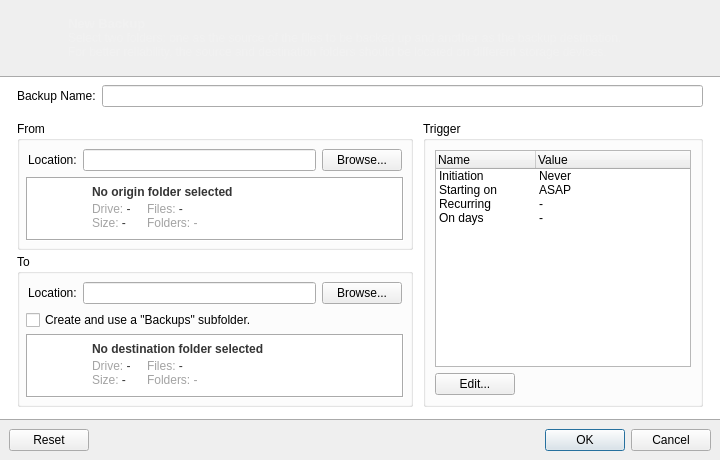
<?xml version="1.0" encoding="UTF-8"?>
<ui version="4.0">
 <class>BackupRegistrar</class>
 <widget class="QMainWindow" name="BackupRegistrar">
  <property name="windowModality">
   <enum>Qt::ApplicationModal</enum>
  </property>
  <property name="geometry">
   <rect>
    <x>0</x>
    <y>0</y>
    <width>720</width>
    <height>460</height>
   </rect>
  </property>
  <property name="minimumSize">
   <size>
    <width>720</width>
    <height>460</height>
   </size>
  </property>
  <property name="maximumSize">
   <size>
    <width>1024</width>
    <height>520</height>
   </size>
  </property>
  <property name="windowTitle">
   <string>Backup Setup</string>
  </property>
  <property name="windowIcon">
   <iconset resource="assets.qrc">
    <normaloff>:/sources/Identity/logo-simplified.ico</normaloff>:/sources/Identity/logo-simplified.ico</iconset>
  </property>
  <property name="autoFillBackground">
   <bool>false</bool>
  </property>
  <widget class="QWidget" name="Content">
   <property name="autoFillBackground">
    <bool>false</bool>
   </property>
   <layout class="QVBoxLayout" name="verticalLayout">
    <property name="spacing">
     <number>0</number>
    </property>
    <property name="leftMargin">
     <number>0</number>
    </property>
    <property name="topMargin">
     <number>0</number>
    </property>
    <property name="rightMargin">
     <number>0</number>
    </property>
    <property name="bottomMargin">
     <number>0</number>
    </property>
    <item alignment="Qt::AlignTop">
     <widget class="QWidget" name="TopBar" native="true">
      <property name="sizePolicy">
       <sizepolicy hsizetype="Preferred" vsizetype="Minimum">
        <horstretch>0</horstretch>
        <verstretch>0</verstretch>
       </sizepolicy>
      </property>
      <property name="minimumSize">
       <size>
        <width>0</width>
        <height>76</height>
       </size>
      </property>
      <property name="maximumSize">
       <size>
        <width>16777215</width>
        <height>76</height>
       </size>
      </property>
      <property name="autoFillBackground">
       <bool>false</bool>
      </property>
      <property name="styleSheet">
       <string notr="true">background: qlineargradient(
    x1: 0, y1: 0, 
    x2: 0, y2: 1, 
    stop: 0 rgb(50, 97, 127)
 	stop: 0.2 rgb(61, 117, 154),
    stop: 1 rgb(61, 117, 154)
);
</string>
      </property>
      <layout class="QHBoxLayout" name="horizontalLayout_3">
       <property name="spacing">
        <number>8</number>
       </property>
       <property name="leftMargin">
        <number>12</number>
       </property>
       <property name="topMargin">
        <number>4</number>
       </property>
       <property name="rightMargin">
        <number>12</number>
       </property>
       <property name="bottomMargin">
        <number>4</number>
       </property>
       <item>
        <widget class="QLabel" name="app_logo">
         <property name="sizePolicy">
          <sizepolicy hsizetype="Fixed" vsizetype="Fixed">
           <horstretch>0</horstretch>
           <verstretch>0</verstretch>
          </sizepolicy>
         </property>
         <property name="minimumSize">
          <size>
           <width>36</width>
           <height>36</height>
          </size>
         </property>
         <property name="maximumSize">
          <size>
           <width>48</width>
           <height>48</height>
          </size>
         </property>
         <property name="baseSize">
          <size>
           <width>64</width>
           <height>64</height>
          </size>
         </property>
         <property name="contextMenuPolicy">
          <enum>Qt::DefaultContextMenu</enum>
         </property>
         <property name="autoFillBackground">
          <bool>false</bool>
         </property>
         <property name="styleSheet">
          <string notr="true">background: transparent;</string>
         </property>
         <property name="text">
          <string/>
         </property>
         <property name="pixmap">
          <pixmap resource="assets.qrc">:/sources/Icons/Folders/FolderSearch.ico</pixmap>
         </property>
         <property name="scaledContents">
          <bool>true</bool>
         </property>
         <property name="textInteractionFlags">
          <set>Qt::NoTextInteraction</set>
         </property>
        </widget>
       </item>
       <item>
        <widget class="QLabel" name="header_tip_text">
         <property name="sizePolicy">
          <sizepolicy hsizetype="Preferred" vsizetype="Preferred">
           <horstretch>0</horstretch>
           <verstretch>0</verstretch>
          </sizepolicy>
         </property>
         <property name="contextMenuPolicy">
          <enum>Qt::ActionsContextMenu</enum>
         </property>
         <property name="styleSheet">
          <string notr="true">color: rgb(241, 241, 241);
background: transparent;</string>
         </property>
         <property name="text">
          <string>&lt;html&gt;&lt;head/&gt;&lt;body&gt;&lt;p&gt;&lt;span style=&quot; font-size:10pt; font-weight:600;&quot;&gt;New Backup&lt;/span&gt;&lt;br/&gt;&lt;span style=&quot; font-size:9pt;&quot;&gt;Select two folders: one as the source of the files to be backed up and another as the backup destination.&lt;br/&gt;For better reliability, the source and destination folders should be located on different storage devices.&lt;/span&gt;&lt;/p&gt;&lt;/body&gt;&lt;/html&gt;</string>
         </property>
         <property name="textFormat">
          <enum>Qt::RichText</enum>
         </property>
         <property name="alignment">
          <set>Qt::AlignLeading|Qt::AlignLeft|Qt::AlignVCenter</set>
         </property>
         <property name="wordWrap">
          <bool>true</bool>
         </property>
        </widget>
       </item>
      </layout>
     </widget>
    </item>
    <item>
     <widget class="QWidget" name="MainContent" native="true">
      <property name="sizePolicy">
       <sizepolicy hsizetype="Preferred" vsizetype="Expanding">
        <horstretch>0</horstretch>
        <verstretch>0</verstretch>
       </sizepolicy>
      </property>
      <property name="styleSheet">
       <string notr="true">#MainContent {
	background-color: rgb(255, 255, 255);
    border-top: 1px solid rgb(170, 170, 170);
    border-bottom: 1px solid rgb(170, 170, 170);
    border-left: none;
    border-right: none;
}

</string>
      </property>
      <layout class="QVBoxLayout" name="verticalLayout_2">
       <property name="spacing">
        <number>0</number>
       </property>
       <property name="leftMargin">
        <number>8</number>
       </property>
       <property name="topMargin">
        <number>4</number>
       </property>
       <property name="rightMargin">
        <number>8</number>
       </property>
       <property name="bottomMargin">
        <number>0</number>
       </property>
       <item>
        <widget class="QWidget" name="FriendlyNameGroup" native="true">
         <property name="sizePolicy">
          <sizepolicy hsizetype="Preferred" vsizetype="Maximum">
           <horstretch>0</horstretch>
           <verstretch>0</verstretch>
          </sizepolicy>
         </property>
         <layout class="QHBoxLayout" name="horizontalLayout_15">
          <property name="leftMargin">
           <number>9</number>
          </property>
          <property name="topMargin">
           <number>2</number>
          </property>
          <property name="rightMargin">
           <number>9</number>
          </property>
          <property name="bottomMargin">
           <number>2</number>
          </property>
          <item>
           <widget class="QLabel" name="friendlyNameLabel">
            <property name="minimumSize">
             <size>
              <width>0</width>
              <height>0</height>
             </size>
            </property>
            <property name="text">
             <string>Backup Name:</string>
            </property>
           </widget>
          </item>
          <item>
           <widget class="QLineEdit" name="friendlyNameInput">
            <property name="placeholderText">
             <string/>
            </property>
            <property name="clearButtonEnabled">
             <bool>true</bool>
            </property>
           </widget>
          </item>
         </layout>
        </widget>
       </item>
       <item>
        <widget class="QWidget" name="MainHolder" native="true">
         <property name="sizePolicy">
          <sizepolicy hsizetype="Preferred" vsizetype="Maximum">
           <horstretch>0</horstretch>
           <verstretch>0</verstretch>
          </sizepolicy>
         </property>
         <layout class="QHBoxLayout" name="horizontalLayout">
          <item>
           <widget class="QWidget" name="SourcesGroup" native="true">
            <property name="sizePolicy">
             <sizepolicy hsizetype="Expanding" vsizetype="Preferred">
              <horstretch>0</horstretch>
              <verstretch>0</verstretch>
             </sizepolicy>
            </property>
            <layout class="QVBoxLayout" name="verticalLayout_11">
             <property name="spacing">
              <number>4</number>
             </property>
             <property name="leftMargin">
              <number>0</number>
             </property>
             <property name="topMargin">
              <number>0</number>
             </property>
             <property name="rightMargin">
              <number>4</number>
             </property>
             <property name="bottomMargin">
              <number>0</number>
             </property>
             <item alignment="Qt::AlignTop">
              <widget class="QGroupBox" name="FromGroup">
               <property name="sizePolicy">
                <sizepolicy hsizetype="Preferred" vsizetype="Maximum">
                 <horstretch>0</horstretch>
                 <verstretch>0</verstretch>
                </sizepolicy>
               </property>
               <property name="styleSheet">
                <string notr="true"/>
               </property>
               <property name="title">
                <string>From</string>
               </property>
               <property name="flat">
                <bool>false</bool>
               </property>
               <property name="checkable">
                <bool>false</bool>
               </property>
               <layout class="QVBoxLayout" name="verticalLayout_12">
                <property name="spacing">
                 <number>4</number>
                </property>
                <property name="leftMargin">
                 <number>6</number>
                </property>
                <property name="topMargin">
                 <number>6</number>
                </property>
                <property name="rightMargin">
                 <number>6</number>
                </property>
                <property name="bottomMargin">
                 <number>6</number>
                </property>
                <item>
                 <widget class="QWidget" name="fromFolderLocationWidget" native="true">
                  <property name="sizePolicy">
                   <sizepolicy hsizetype="Preferred" vsizetype="Maximum">
                    <horstretch>0</horstretch>
                    <verstretch>0</verstretch>
                   </sizepolicy>
                  </property>
                  <layout class="QHBoxLayout" name="horizontalLayout_11">
                   <property name="leftMargin">
                    <number>2</number>
                   </property>
                   <property name="topMargin">
                    <number>2</number>
                   </property>
                   <property name="rightMargin">
                    <number>2</number>
                   </property>
                   <property name="bottomMargin">
                    <number>2</number>
                   </property>
                   <item>
                    <widget class="QLabel" name="fromFolderLocationText">
                     <property name="minimumSize">
                      <size>
                       <width>0</width>
                       <height>0</height>
                      </size>
                     </property>
                     <property name="text">
                      <string>Location:</string>
                     </property>
                    </widget>
                   </item>
                   <item>
                    <widget class="QLineEdit" name="fromFolderLocationInput">
                     <property name="clearButtonEnabled">
                      <bool>false</bool>
                     </property>
                    </widget>
                   </item>
                   <item>
                    <widget class="QPushButton" name="fromFolderLocationFileBrowser">
                     <property name="text">
                      <string>Browse...</string>
                     </property>
                     <property name="icon">
                      <iconset resource="assets.qrc">
                       <normaloff>:/sources/Icons/Folders/FolderSearch.ico</normaloff>:/sources/Icons/Folders/FolderSearch.ico</iconset>
                     </property>
                     <property name="flat">
                      <bool>false</bool>
                     </property>
                    </widget>
                   </item>
                  </layout>
                 </widget>
                </item>
                <item>
                 <widget class="QFrame" name="fromFolderInfo">
                  <property name="sizePolicy">
                   <sizepolicy hsizetype="Preferred" vsizetype="Minimum">
                    <horstretch>0</horstretch>
                    <verstretch>0</verstretch>
                   </sizepolicy>
                  </property>
                  <property name="minimumSize">
                   <size>
                    <width>0</width>
                    <height>64</height>
                   </size>
                  </property>
                  <property name="maximumSize">
                   <size>
                    <width>16777215</width>
                    <height>64</height>
                   </size>
                  </property>
                  <property name="autoFillBackground">
                   <bool>false</bool>
                  </property>
                  <property name="styleSheet">
                   <string notr="true">background-color:rgb(255, 255, 255)</string>
                  </property>
                  <property name="frameShape">
                   <enum>QFrame::Box</enum>
                  </property>
                  <property name="frameShadow">
                   <enum>QFrame::Sunken</enum>
                  </property>
                  <layout class="QHBoxLayout" name="horizontalLayout_12">
                   <property name="spacing">
                    <number>8</number>
                   </property>
                   <property name="leftMargin">
                    <number>8</number>
                   </property>
                   <property name="topMargin">
                    <number>4</number>
                   </property>
                   <property name="rightMargin">
                    <number>8</number>
                   </property>
                   <property name="bottomMargin">
                    <number>4</number>
                   </property>
                   <item>
                    <widget class="QLabel" name="fromFolderIcon">
                     <property name="sizePolicy">
                      <sizepolicy hsizetype="Fixed" vsizetype="Fixed">
                       <horstretch>0</horstretch>
                       <verstretch>0</verstretch>
                      </sizepolicy>
                     </property>
                     <property name="minimumSize">
                      <size>
                       <width>48</width>
                       <height>48</height>
                      </size>
                     </property>
                     <property name="maximumSize">
                      <size>
                       <width>48</width>
                       <height>48</height>
                      </size>
                     </property>
                     <property name="baseSize">
                      <size>
                       <width>32</width>
                       <height>32</height>
                      </size>
                     </property>
                     <property name="contextMenuPolicy">
                      <enum>Qt::DefaultContextMenu</enum>
                     </property>
                     <property name="autoFillBackground">
                      <bool>false</bool>
                     </property>
                     <property name="styleSheet">
                      <string notr="true">background: transparent;</string>
                     </property>
                     <property name="text">
                      <string/>
                     </property>
                     <property name="pixmap">
                      <pixmap resource="assets.qrc">:/sources/Icons/Folders/linked.ico</pixmap>
                     </property>
                     <property name="scaledContents">
                      <bool>true</bool>
                     </property>
                     <property name="textInteractionFlags">
                      <set>Qt::NoTextInteraction</set>
                     </property>
                    </widget>
                   </item>
                   <item>
                    <layout class="QGridLayout" name="fromFolderInsightsGrid">
                     <property name="topMargin">
                      <number>2</number>
                     </property>
                     <property name="bottomMargin">
                      <number>2</number>
                     </property>
                     <property name="horizontalSpacing">
                      <number>16</number>
                     </property>
                     <property name="verticalSpacing">
                      <number>0</number>
                     </property>
                     <item row="1" column="1">
                      <widget class="QLabel" name="fromFolderInsightsCounter">
                       <property name="sizePolicy">
                        <sizepolicy hsizetype="Preferred" vsizetype="Preferred">
                         <horstretch>0</horstretch>
                         <verstretch>0</verstretch>
                        </sizepolicy>
                       </property>
                       <property name="contextMenuPolicy">
                        <enum>Qt::ActionsContextMenu</enum>
                       </property>
                       <property name="styleSheet">
                        <string notr="true">color: rgb(53, 53, 53);
background: transparent;</string>
                       </property>
                       <property name="text">
                        <string>&lt;html&gt;&lt;head/&gt;&lt;body&gt;&lt;p&gt;&lt;span style=&quot; color:#a3a3a3;&quot;&gt;Files:&lt;/span&gt; -&lt;span style=&quot; color:#a3a3a3;&quot;&gt;&lt;br/&gt;Folders: -&lt;/span&gt;&lt;/p&gt;&lt;/body&gt;&lt;/html&gt;</string>
                       </property>
                       <property name="textFormat">
                        <enum>Qt::RichText</enum>
                       </property>
                      </widget>
                     </item>
                     <item row="1" column="0">
                      <widget class="QLabel" name="fromFolderInsightsInfo">
                       <property name="sizePolicy">
                        <sizepolicy hsizetype="Maximum" vsizetype="Preferred">
                         <horstretch>0</horstretch>
                         <verstretch>0</verstretch>
                        </sizepolicy>
                       </property>
                       <property name="contextMenuPolicy">
                        <enum>Qt::ActionsContextMenu</enum>
                       </property>
                       <property name="styleSheet">
                        <string notr="true">color: rgb(53, 53, 53);
background: transparent;</string>
                       </property>
                       <property name="text">
                        <string>&lt;html&gt;&lt;head/&gt;&lt;body&gt;&lt;p&gt;&lt;span style=&quot; color:#a5a5a5;&quot;&gt;Drive:&lt;/span&gt; -&lt;br/&gt;&lt;span style=&quot; color:#a3a3a3;&quot;&gt;Size:&lt;/span&gt; -&lt;/p&gt;&lt;/body&gt;&lt;/html&gt;</string>
                       </property>
                       <property name="textFormat">
                        <enum>Qt::RichText</enum>
                       </property>
                      </widget>
                     </item>
                     <item row="0" column="0" colspan="2">
                      <widget class="QLabel" name="fromFolderInsightsName">
                       <property name="sizePolicy">
                        <sizepolicy hsizetype="Preferred" vsizetype="Maximum">
                         <horstretch>0</horstretch>
                         <verstretch>0</verstretch>
                        </sizepolicy>
                       </property>
                       <property name="contextMenuPolicy">
                        <enum>Qt::ActionsContextMenu</enum>
                       </property>
                       <property name="styleSheet">
                        <string notr="true">color: rgb(53, 53, 53);
background: transparent;</string>
                       </property>
                       <property name="text">
                        <string>&lt;html&gt;&lt;head/&gt;&lt;body&gt;&lt;p&gt;&lt;span style=&quot; font-weight:600;&quot;&gt;No origin folder selected&lt;/span&gt;&lt;/p&gt;&lt;/body&gt;&lt;/html&gt;</string>
                       </property>
                       <property name="textFormat">
                        <enum>Qt::RichText</enum>
                       </property>
                      </widget>
                     </item>
                    </layout>
                   </item>
                  </layout>
                 </widget>
                </item>
               </layout>
              </widget>
             </item>
             <item alignment="Qt::AlignTop">
              <widget class="QGroupBox" name="ToGroup">
               <property name="sizePolicy">
                <sizepolicy hsizetype="Preferred" vsizetype="Maximum">
                 <horstretch>0</horstretch>
                 <verstretch>0</verstretch>
                </sizepolicy>
               </property>
               <property name="styleSheet">
                <string notr="true"/>
               </property>
               <property name="title">
                <string>To</string>
               </property>
               <property name="flat">
                <bool>false</bool>
               </property>
               <property name="checkable">
                <bool>false</bool>
               </property>
               <layout class="QVBoxLayout" name="verticalLayout_13">
                <property name="spacing">
                 <number>4</number>
                </property>
                <property name="leftMargin">
                 <number>6</number>
                </property>
                <property name="topMargin">
                 <number>6</number>
                </property>
                <property name="rightMargin">
                 <number>6</number>
                </property>
                <property name="bottomMargin">
                 <number>6</number>
                </property>
                <item>
                 <widget class="QWidget" name="toFolderLocationWidget" native="true">
                  <property name="sizePolicy">
                   <sizepolicy hsizetype="Preferred" vsizetype="Maximum">
                    <horstretch>0</horstretch>
                    <verstretch>0</verstretch>
                   </sizepolicy>
                  </property>
                  <layout class="QHBoxLayout" name="horizontalLayout_13">
                   <property name="leftMargin">
                    <number>2</number>
                   </property>
                   <property name="topMargin">
                    <number>2</number>
                   </property>
                   <property name="rightMargin">
                    <number>2</number>
                   </property>
                   <property name="bottomMargin">
                    <number>2</number>
                   </property>
                   <item>
                    <widget class="QLabel" name="toFolderLocationText">
                     <property name="minimumSize">
                      <size>
                       <width>0</width>
                       <height>0</height>
                      </size>
                     </property>
                     <property name="text">
                      <string>Location:</string>
                     </property>
                    </widget>
                   </item>
                   <item>
                    <widget class="QLineEdit" name="toFolderLocationInput">
                     <property name="text">
                      <string/>
                     </property>
                     <property name="clearButtonEnabled">
                      <bool>false</bool>
                     </property>
                    </widget>
                   </item>
                   <item>
                    <widget class="QPushButton" name="toFolderLocationFileBrowser">
                     <property name="text">
                      <string>Browse...</string>
                     </property>
                     <property name="icon">
                      <iconset resource="assets.qrc">
                       <normaloff>:/sources/Icons/Folders/FolderSearch.ico</normaloff>:/sources/Icons/Folders/FolderSearch.ico</iconset>
                     </property>
                     <property name="flat">
                      <bool>false</bool>
                     </property>
                    </widget>
                   </item>
                  </layout>
                 </widget>
                </item>
                <item>
                 <widget class="QCheckBox" name="backupSubfolder">
                  <property name="text">
                   <string>Create and use a &quot;Backups&quot; subfolder.</string>
                  </property>
                  <property name="tristate">
                   <bool>false</bool>
                  </property>
                 </widget>
                </item>
                <item>
                 <widget class="QFrame" name="toFolderInfo">
                  <property name="sizePolicy">
                   <sizepolicy hsizetype="Preferred" vsizetype="Minimum">
                    <horstretch>0</horstretch>
                    <verstretch>0</verstretch>
                   </sizepolicy>
                  </property>
                  <property name="minimumSize">
                   <size>
                    <width>0</width>
                    <height>64</height>
                   </size>
                  </property>
                  <property name="maximumSize">
                   <size>
                    <width>16777215</width>
                    <height>64</height>
                   </size>
                  </property>
                  <property name="autoFillBackground">
                   <bool>false</bool>
                  </property>
                  <property name="styleSheet">
                   <string notr="true">background-color:rgb(255, 255, 255)</string>
                  </property>
                  <property name="frameShape">
                   <enum>QFrame::Box</enum>
                  </property>
                  <property name="frameShadow">
                   <enum>QFrame::Sunken</enum>
                  </property>
                  <layout class="QHBoxLayout" name="horizontalLayout_14">
                   <property name="spacing">
                    <number>8</number>
                   </property>
                   <property name="leftMargin">
                    <number>8</number>
                   </property>
                   <property name="topMargin">
                    <number>4</number>
                   </property>
                   <property name="rightMargin">
                    <number>8</number>
                   </property>
                   <property name="bottomMargin">
                    <number>4</number>
                   </property>
                   <item>
                    <widget class="QLabel" name="toFolderIcon">
                     <property name="sizePolicy">
                      <sizepolicy hsizetype="Fixed" vsizetype="Fixed">
                       <horstretch>0</horstretch>
                       <verstretch>0</verstretch>
                      </sizepolicy>
                     </property>
                     <property name="minimumSize">
                      <size>
                       <width>48</width>
                       <height>48</height>
                      </size>
                     </property>
                     <property name="maximumSize">
                      <size>
                       <width>48</width>
                       <height>48</height>
                      </size>
                     </property>
                     <property name="baseSize">
                      <size>
                       <width>32</width>
                       <height>32</height>
                      </size>
                     </property>
                     <property name="contextMenuPolicy">
                      <enum>Qt::DefaultContextMenu</enum>
                     </property>
                     <property name="autoFillBackground">
                      <bool>false</bool>
                     </property>
                     <property name="styleSheet">
                      <string notr="true">background: transparent;</string>
                     </property>
                     <property name="text">
                      <string/>
                     </property>
                     <property name="pixmap">
                      <pixmap resource="assets.qrc">:/sources/Icons/Folders/linked.ico</pixmap>
                     </property>
                     <property name="scaledContents">
                      <bool>true</bool>
                     </property>
                     <property name="textInteractionFlags">
                      <set>Qt::NoTextInteraction</set>
                     </property>
                    </widget>
                   </item>
                   <item>
                    <layout class="QGridLayout" name="toFolderInsightsGrid">
                     <property name="topMargin">
                      <number>2</number>
                     </property>
                     <property name="bottomMargin">
                      <number>2</number>
                     </property>
                     <property name="horizontalSpacing">
                      <number>16</number>
                     </property>
                     <property name="verticalSpacing">
                      <number>0</number>
                     </property>
                     <item row="0" column="0" colspan="2">
                      <widget class="QLabel" name="toFolderInsightsName">
                       <property name="sizePolicy">
                        <sizepolicy hsizetype="Preferred" vsizetype="Maximum">
                         <horstretch>0</horstretch>
                         <verstretch>0</verstretch>
                        </sizepolicy>
                       </property>
                       <property name="contextMenuPolicy">
                        <enum>Qt::ActionsContextMenu</enum>
                       </property>
                       <property name="styleSheet">
                        <string notr="true">color: rgb(53, 53, 53);
background: transparent;</string>
                       </property>
                       <property name="text">
                        <string>&lt;html&gt;&lt;head/&gt;&lt;body&gt;&lt;p&gt;&lt;span style=&quot; font-weight:600;&quot;&gt;No destination folder selected&lt;/span&gt;&lt;/p&gt;&lt;/body&gt;&lt;/html&gt;</string>
                       </property>
                       <property name="textFormat">
                        <enum>Qt::RichText</enum>
                       </property>
                      </widget>
                     </item>
                     <item row="1" column="0">
                      <widget class="QLabel" name="toFolderInsightsInfo">
                       <property name="sizePolicy">
                        <sizepolicy hsizetype="Maximum" vsizetype="Preferred">
                         <horstretch>0</horstretch>
                         <verstretch>0</verstretch>
                        </sizepolicy>
                       </property>
                       <property name="contextMenuPolicy">
                        <enum>Qt::ActionsContextMenu</enum>
                       </property>
                       <property name="styleSheet">
                        <string notr="true">color: rgb(53, 53, 53);
background: transparent;</string>
                       </property>
                       <property name="text">
                        <string>&lt;html&gt;&lt;head/&gt;&lt;body&gt;&lt;p&gt;&lt;span style=&quot; color:#a5a5a5;&quot;&gt;Drive:&lt;/span&gt; -&lt;br/&gt;&lt;span style=&quot; color:#a3a3a3;&quot;&gt;Size:&lt;/span&gt; -&lt;/p&gt;&lt;/body&gt;&lt;/html&gt;</string>
                       </property>
                       <property name="textFormat">
                        <enum>Qt::RichText</enum>
                       </property>
                      </widget>
                     </item>
                     <item row="1" column="1">
                      <widget class="QLabel" name="toFolderInsightsCounter">
                       <property name="sizePolicy">
                        <sizepolicy hsizetype="Preferred" vsizetype="Preferred">
                         <horstretch>0</horstretch>
                         <verstretch>0</verstretch>
                        </sizepolicy>
                       </property>
                       <property name="contextMenuPolicy">
                        <enum>Qt::ActionsContextMenu</enum>
                       </property>
                       <property name="styleSheet">
                        <string notr="true">color: rgb(53, 53, 53);
background: transparent;</string>
                       </property>
                       <property name="text">
                        <string>&lt;html&gt;&lt;head/&gt;&lt;body&gt;&lt;p&gt;&lt;span style=&quot; color:#a3a3a3;&quot;&gt;Files:&lt;/span&gt; -&lt;span style=&quot; color:#a3a3a3;&quot;&gt;&lt;br/&gt;Folders: -&lt;/span&gt;&lt;/p&gt;&lt;/body&gt;&lt;/html&gt;</string>
                       </property>
                       <property name="textFormat">
                        <enum>Qt::RichText</enum>
                       </property>
                      </widget>
                     </item>
                    </layout>
                   </item>
                  </layout>
                 </widget>
                </item>
               </layout>
              </widget>
             </item>
            </layout>
           </widget>
          </item>
          <item>
           <widget class="QGroupBox" name="TriggerGroup">
            <property name="sizePolicy">
             <sizepolicy hsizetype="Maximum" vsizetype="Preferred">
              <horstretch>0</horstretch>
              <verstretch>0</verstretch>
             </sizepolicy>
            </property>
            <property name="title">
             <string>Trigger</string>
            </property>
            <layout class="QVBoxLayout" name="verticalLayout_3">
             <item>
              <widget class="QTreeWidget" name="CurrentTriggerInfoTree">
               <property name="sizePolicy">
                <sizepolicy hsizetype="Expanding" vsizetype="Expanding">
                 <horstretch>0</horstretch>
                 <verstretch>0</verstretch>
                </sizepolicy>
               </property>
               <property name="focusPolicy">
                <enum>Qt::NoFocus</enum>
               </property>
               <property name="showDropIndicator" stdset="0">
                <bool>true</bool>
               </property>
               <property name="selectionMode">
                <enum>QAbstractItemView::NoSelection</enum>
               </property>
               <property name="rootIsDecorated">
                <bool>false</bool>
               </property>
               <property name="uniformRowHeights">
                <bool>false</bool>
               </property>
               <property name="allColumnsShowFocus">
                <bool>false</bool>
               </property>
               <property name="wordWrap">
                <bool>false</bool>
               </property>
               <property name="headerHidden">
                <bool>false</bool>
               </property>
               <property name="expandsOnDoubleClick">
                <bool>true</bool>
               </property>
               <attribute name="headerVisible">
                <bool>true</bool>
               </attribute>
               <attribute name="headerMinimumSectionSize">
                <number>40</number>
               </attribute>
               <attribute name="headerDefaultSectionSize">
                <number>100</number>
               </attribute>
               <column>
                <property name="text">
                 <string>Name</string>
                </property>
               </column>
               <column>
                <property name="text">
                 <string>Value</string>
                </property>
               </column>
               <item>
                <property name="text">
                 <string>Initiation</string>
                </property>
                <property name="text">
                 <string>Never</string>
                </property>
               </item>
               <item>
                <property name="text">
                 <string>Starting on</string>
                </property>
                <property name="text">
                 <string>ASAP</string>
                </property>
               </item>
               <item>
                <property name="text">
                 <string>Recurring</string>
                </property>
                <property name="text">
                 <string>-</string>
                </property>
               </item>
               <item>
                <property name="text">
                 <string>On days</string>
                </property>
                <property name="text">
                 <string>-</string>
                </property>
               </item>
              </widget>
             </item>
             <item>
              <widget class="QPushButton" name="EditTriggerBtn">
               <property name="sizePolicy">
                <sizepolicy hsizetype="Maximum" vsizetype="Maximum">
                 <horstretch>0</horstretch>
                 <verstretch>0</verstretch>
                </sizepolicy>
               </property>
               <property name="text">
                <string>Edit...</string>
               </property>
               <property name="icon">
                <iconset resource="assets.qrc">
                 <normaloff>:/sources/Icons/Clock.ico</normaloff>:/sources/Icons/Clock.ico</iconset>
               </property>
               <property name="flat">
                <bool>false</bool>
               </property>
              </widget>
             </item>
            </layout>
           </widget>
          </item>
         </layout>
        </widget>
       </item>
      </layout>
     </widget>
    </item>
    <item alignment="Qt::AlignBottom">
     <widget class="QWidget" name="dialogButtonWidget" native="true">
      <property name="sizePolicy">
       <sizepolicy hsizetype="Preferred" vsizetype="Minimum">
        <horstretch>0</horstretch>
        <verstretch>0</verstretch>
       </sizepolicy>
      </property>
      <property name="autoFillBackground">
       <bool>false</bool>
      </property>
      <property name="styleSheet">
       <string notr="true"/>
      </property>
      <layout class="QVBoxLayout" name="verticalLayout_7">
       <property name="topMargin">
        <number>9</number>
       </property>
       <property name="bottomMargin">
        <number>9</number>
       </property>
       <item>
        <widget class="QDialogButtonBox" name="dialogButtons">
         <property name="standardButtons">
          <set>QDialogButtonBox::Cancel|QDialogButtonBox::Ok|QDialogButtonBox::Reset</set>
         </property>
         <property name="centerButtons">
          <bool>false</bool>
         </property>
        </widget>
       </item>
      </layout>
     </widget>
    </item>
   </layout>
  </widget>
 </widget>
 <resources>
  <include location="assets.qrc"/>
  <include location="C:/Users/matke/AppData/Local/Programs/Python/Python313/Lib/site-packages/QtDesigner/assets.qrc"/>
 </resources>
 <connections/>
</ui>
